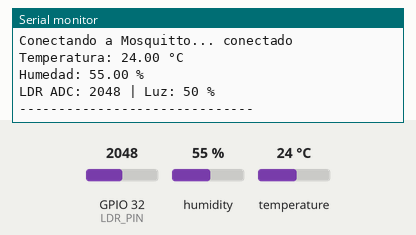
Bench run of a sketch on a simulated ESP32. On the bench: the last lines printed to the serial monitor. The test bench sets the inputs (shaded band); at power-on: humidity 55 %, GPIO 32 (LDR_PIN) = 2048, temperature 24 °C. WiFi joins after 1.5 s; servers stay silent unless stated; no MQTT or app messages arrive unless stated.

Above: at 2.7 s.
2.8 s: humidity set to 22 %
5.5 s: GPIO 32 (LDR_PIN) set to 2866
At 6.7 s:
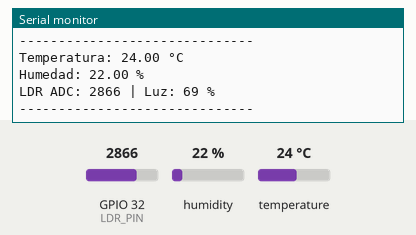
8.2 s: temperature set to 12 °C
10.9 s: GPIO 32 (LDR_PIN) set to 3603
At 12.9 s:
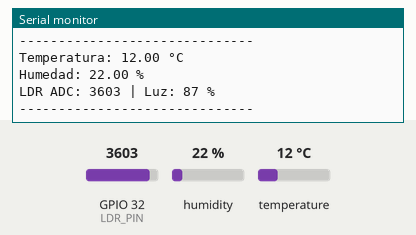
13.6 s: humidity set to 40 %
At 15.3 s:
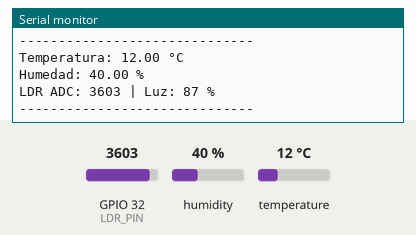
Timing chart, 0 to 16.8 s (numbered marks = the images above; inputs shaded):
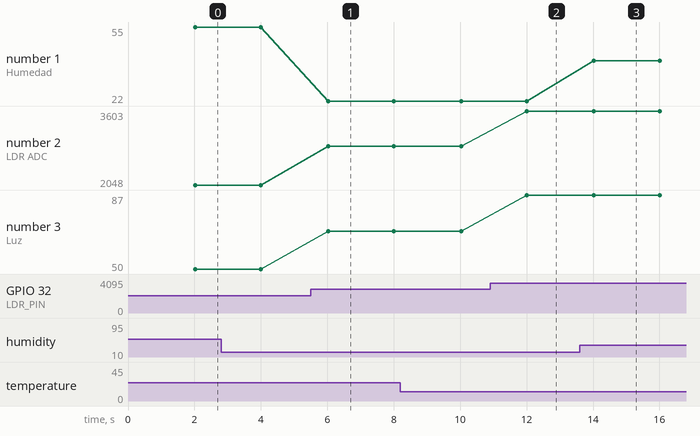

Measured:
- after the input at 5.5 s, the serial monitor: prints a new line after 0.53 s (image 1)
- after the input at 10.9 s, the serial monitor: prints a new line after 1.1 s (image 2)
- after the input at 13.6 s, the serial monitor: prints a new line after 0.43 s (image 3)
- plotted number 1: 22 → 40 after the input at 13.6 s
- plotted number 2: 2048 → 2866 after the input at 5.5 s, 2866 → 3603 after the input at 10.9 s
- plotted number 3: 50 → 69 after the input at 5.5 s, 69 → 87 after the input at 10.9 s

The sketch:

taller01.ino
```cpp
#include <WiFi.h>
#include <PubSubClient.h>
#include <DHT.h>

// ======================================================
// CONFIGURACIÓN WIFI
// ======================================================

const char* WIFI_SSID = "Vane";
const char* WIFI_PASSWORD = "palillo5";


// ======================================================
// CONFIGURACIÓN MQTT
// ======================================================


const char* MQTT_SERVER = "10.231.105.37";
const int MQTT_PORT = 1883;

// Topics utilizados por el dashboard React.
const char* TOPIC_TEMPERATURA = "clima/esp32/temperatura";
const char* TOPIC_HUMEDAD = "clima/esp32/humedad";
const char* TOPIC_LUZ = "clima/esp32/luz";


// ======================================================
// CONFIGURACIÓN DE SENSORES
// ======================================================

#define DHTPIN 4
#define DHTTYPE DHT11
DHT dht(DHTPIN, DHTTYPE);

#define LDR_PIN 32

WiFiClient wifiClient;
PubSubClient mqttClient(wifiClient);

// Enviar una lectura cada 2 segundos.
const unsigned long INTERVALO_ENVIO = 2000;

unsigned long ultimoEnvio = 0;

void conectarWiFi() {

  Serial.print("Conectando a WiFi");

  WiFi.begin(WIFI_SSID, WIFI_PASSWORD);

  while (WiFi.status() != WL_CONNECTED) {
    delay(500);
    Serial.print(".");
  }

  Serial.println();
  Serial.println("WiFi conectado");

  Serial.print("IP del ESP32: ");
  Serial.println(WiFi.localIP());
}

void conectarMQTT() {

  while (!mqttClient.connected()) {

    Serial.print("Conectando a Mosquitto...");

    // Crear un Client ID diferente para este ESP32.
    String clientId = "ESP32-";
    clientId += String(
      (uint32_t)(ESP.getEfuseMac() & 0xFFFFFFFF),
      HEX
    );

    if (mqttClient.connect(clientId.c_str())) {

      Serial.println(" conectado");

    } else {

      Serial.print(" error, rc=");
      Serial.print(mqttClient.state());
      Serial.println(". Reintentando en 2 segundos...");

      delay(2000);
    }
  }
}


// ======================================================
// LEER Y PUBLICAR SENSORES
// ======================================================

void publicarSensores() {

  float temperatura = dht.readTemperature();
  float humedad = dht.readHumidity();

  if (isnan(temperatura) || isnan(humedad)) {
    Serial.println("Error al leer el sensor DHT11");
    return;
  }

  int lecturaLDR = analogRead(LDR_PIN);
  int luz = map(lecturaLDR, 0, 4095, 0, 100);

  char tempStr[8];
  char humStr[8];
  char luzStr[8];

  dtostrf(temperatura, 4, 2, tempStr);
  dtostrf(humedad, 4, 2, humStr);
  itoa(luz, luzStr, 10);

  mqttClient.publish(TOPIC_TEMPERATURA, tempStr);
  mqttClient.publish(TOPIC_HUMEDAD, humStr);
  mqttClient.publish(TOPIC_LUZ, luzStr);

  Serial.print("Temperatura: ");
  Serial.print(temperatura);
  Serial.println(" °C");

  Serial.print("Humedad: ");
  Serial.print(humedad);
  Serial.println(" %");

  Serial.print("LDR ADC: ");
  Serial.print(lecturaLDR);
  Serial.print(" | Luz: ");
  Serial.print(luz);
  Serial.println(" %");

  Serial.println("------------------------------");
}

void setup() {

  Serial.begin(115200);

  dht.begin();

  conectarWiFi();

  mqttClient.setServer(
    MQTT_SERVER,
    MQTT_PORT
  );
}

void loop() {

  // Si se pierde WiFi, volver a conectarse.
  if (WiFi.status() != WL_CONNECTED) {
    conectarWiFi();
  }

  // Si se pierde MQTT, volver a conectarse.
  if (!mqttClient.connected()) {
    conectarMQTT();
  }

  mqttClient.loop();


  // Publicar sensores cada 2 segundos.
  if (millis() - ultimoEnvio >= INTERVALO_ENVIO) {

    ultimoEnvio = millis();

    publicarSensores();
  }
}
```
